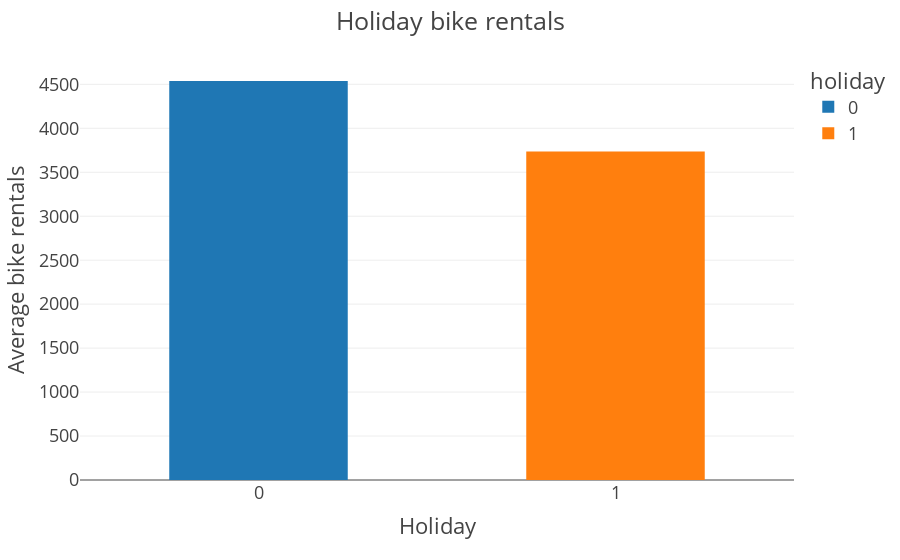

The code cell stored with this chart in its notebook:
### Markdown cell above
On working days, rental bikes seem more popular. But only by a small margin. The same plot can be made for holidays.

### Code cell
# plot histogram
mean_holiday = df.groupby('holiday')['cnt'].mean()
fig = px.histogram(mean_holiday,x=mean_holiday.index,y='cnt',template='presentation'
                   ,color=mean_holiday.index)
fig.update_layout(bargap=0.5,
                 title="Holiday bike rentals",
                 yaxis_title="Average bike rentals",
                 xaxis_title="Holiday",
                 xaxis_type='category')
#pio.write_image(fig, 'hist_holiday.png', format='png', width=800, height=400)
fig.show()

### Figure 1 — Plotly figure (JSON) as saved in the notebook; plotly's stock layout.template omitted (floating-point values rounded to 4 significant figures)
{"data": [{"alignmentgroup": "True", "bingroup": "x", "histfunc": "sum", "hovertemplate": "holiday=%{x}<br>sum of cnt=%{y}<extra></extra>", "legendgroup": "0", "marker": {"color": "#1F77B4", "pattern": {"shape": ""}}, "name": "0", "offsetgroup": "0", "orientation": "v", "showlegend": true, "type": "histogram", "x": [0], "xaxis": "x", "y": [4538.0], "yaxis": "y"}, {"alignmentgroup": "True", "bingroup": "x", "histfunc": "sum", "hovertemplate": "holiday=%{x}<br>sum of cnt=%{y}<extra></extra>", "legendgroup": "1", "marker": {"color": "#FF7F0E", "pattern": {"shape": ""}}, "name": "1", "offsetgroup": "1", "orientation": "v", "showlegend": true, "type": "histogram", "x": [1], "xaxis": "x", "y": [3735], "yaxis": "y"}], "layout": {"bargap": 0.5, "barmode": "relative", "legend": {"title": {"text": "holiday"}, "tracegroupgap": 0}, "margin": {"t": 60}, "title": {"text": "Holiday bike rentals"}, "xaxis": {"anchor": "y", "categoryarray": [0, 1], "categoryorder": "array", "domain": [0, 1], "title": {"text": "Holiday"}, "type": "category"}, "yaxis": {"anchor": "x", "domain": [0, 1], "title": {"text": "Average bike rentals"}}}}
